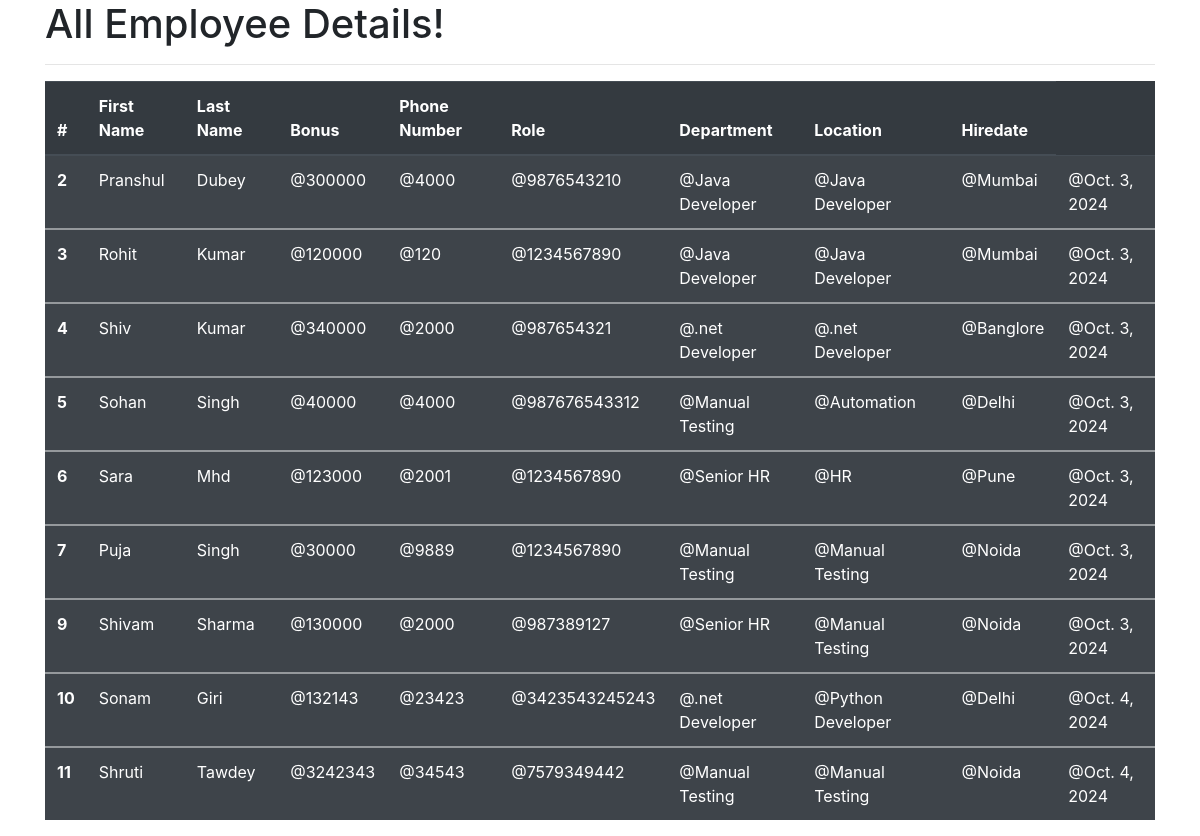
The app's page /all_emp with its own data.
### emp_app/models.py (models this page shows, shortened)
class Employee(models.Model):
    first_name = models.CharField(max_length=100, null=False)
    last_name = models.CharField(max_length=100, null=False)
    dept = models.ForeignKey(Department, on_delete=models.CASCADE)
    salary = models.IntegerField(default=0)
    bonus = models.IntegerField(default=0)
    role = models.ForeignKey(Role, on_delete=models.CASCADE)
    phone = models.IntegerField(default=0)
    hire_date = models.DateField()
    def __str__(self):
        return "%s %s %s" % (self.first_name, self.last_name, self.phone)

class Role(models.Model):
    name = models.CharField(max_length=100, null=False)

class Department(models.Model):
    name = models.CharField(max_length=100, null=False)
    location = models.CharField(max_length=100)

### emp_app/views.py (the view)
# urls.py: path('all_emp', views.all_emp, name='all_emp'),
def all_emp(request):
    emps = Employee.objects.all()
    context = {
        'emps': emps
    }
    print(context)
    return render(request, 'all_emp.html', context)

### emp_app/templates/all_emp.html (shortened to what this page needs)
<!DOCTYPE html>
<html lang="en">
<head>
    <link rel="stylesheet" href="https://cdn.jsdelivr.net/npm/bootstrap@4.4.1/dist/css/bootstrap.min.css">
</head>
<body>
    <div class="container">
        <h1>All Employee Details!</h1>
        <hr>
        <table class="table table-striped table-dark">
  <thead>
    <tr>
        <th scope="col">#</th>
        <th scope="col">First Name</th>
        <th scope="col">Last Name</th>
        <th scope="col">Bonus</th>
        <th scope="col">Phone Number</th>
        <th scope="col">Role</th>
        <th scope="col">Department</th>
        <th scope="col">Location</th>
        <th scope="col">Hiredate</th>
    </tr>
  </thead>
            {% for emp in emps %}
  <tbody>
    <tr>
        <th scope="row">{{emp.id}}</th>
        <td>{{emp.first_name}}</td>
        <td>{{emp.last_name}}</td>
        <td>@{{emp.salary}}</td>
        <td>@{{emp.bonus}}</td>
        <td>@{{emp.phone}}</td>
        <td>@{{emp.role.name}}</td>
        <td>@{{emp.dept.name}}</td>
        <td>@{{emp.dept.location}}</td>
        <td>@{{emp.hire_date}}</td>
    </tr>
  </tbody>
            {% endfor %}
</table>
    </div>
</body>
</html>

### records on screen
Employee: id "2", first_name "Pranshul", last_name "Dubey", salary "300000", bonus "4000", phone "9876543210", role.name "Java Developer", dept.name "Java Developer", dept.location "Mumbai", hire_date "Oct. 3, 2024"
Employee: id "3", first_name "Rohit", last_name "Kumar", salary "120000", bonus "120", phone "1234567890", role.name "Java Developer", dept.name "Java Developer", dept.location "Mumbai", hire_date "Oct. 3, 2024"
Employee: id "4", first_name "Shiv", last_name "Kumar", salary "340000", bonus "2000", phone "987654321", role.name ".net Developer", dept.name ".net Developer", dept.location "Banglore", hire_date "Oct. 3, 2024"
Employee: id "5", first_name "Sohan", last_name "Singh", salary "40000", bonus "4000", phone "987676543312", role.name "Manual Testing", dept.name "Automation", dept.location "Delhi", hire_date "Oct. 3, 2024"
Employee: id "6", first_name "Sara", last_name "Mhd", salary "123000", bonus "2001", phone "1234567890", role.name "Senior HR", dept.name "HR", dept.location "Pune", hire_date "Oct. 3, 2024"
Employee: id "7", first_name "Puja", last_name "Singh", salary "30000", bonus "9889", phone "1234567890", role.name "Manual Testing", dept.name "Manual Testing", dept.location "Noida", hire_date "Oct. 3, 2024"
Employee: id "9", first_name "Shivam", last_name "Sharma", salary "130000", bonus "2000", phone "987389127", role.name "Senior HR", dept.name "Manual Testing", dept.location "Noida", hire_date "Oct. 3, 2024"
Employee: id "10", first_name "Sonam", last_name "Giri", salary "132143", bonus "23423", phone "3423543245243", role.name ".net Developer", dept.name "Python Developer", dept.location "Delhi", hire_date "Oct. 4, 2024"
Employee: id "11", first_name "Shruti", last_name "Tawdey", salary "3242343", bonus "34543", phone "7579349442", role.name "Manual Testing", dept.name "Manual Testing", dept.location "Noida", hire_date "Oct. 4, 2024"
